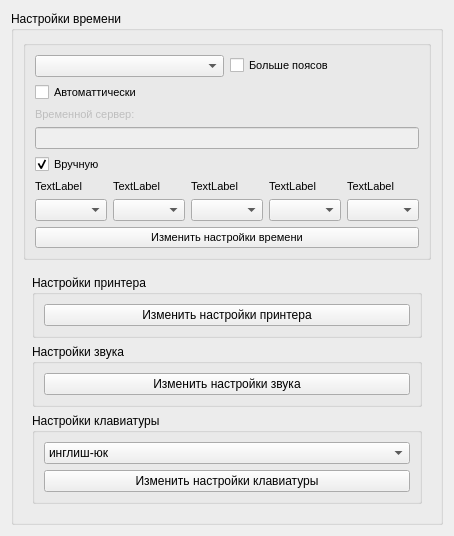
          <widget class="QWidget" name="scrollAreaWidgetContents_4">
           <property name="geometry">
            <rect>
             <x>0</x>
             <y>0</y>
             <width>300</width>
             <height>502</height>
            </rect>
           </property>
           <layout class="QVBoxLayout" name="verticalLayout_24">
            <item>
             <widget class="QGroupBox" name="groupBox">
              <property name="title">
               <string>Настройки времени</string>
              </property>
              <property name="flat">
               <bool>true</bool>
              </property>
              <layout class="QHBoxLayout" name="horizontalLayout_11">
               <item>
                <layout class="QVBoxLayout" name="verticalLayout_23">
                 <item>
                  <widget class="QGroupBox" name="groupBox">
                   <property name="font">
                    <font>
                     <family>MS Shell Dlg 2</family>
                     <pointsize>8</pointsize>
                     <weight>50</weight>
                     <italic>false</italic>
                     <bold>false</bold>
                     <underline>false</underline>
                     <strikeout>false</strikeout>
                     <kerning>true</kerning>
                    </font>
                   </property>
                   <property name="acceptDrops">
                    <bool>false</bool>
                   </property>
                   <layout class="QFormLayout" name="formLayout_2">
                    <item row="1" column="0" colspan="2">
                     <layout class="QVBoxLayout" name="verticalLayout_12">
                      <item>
                       <layout class="QHBoxLayout" name="horizontalLayout_8">
                        <item>
                         <layout class="QVBoxLayout" name="verticalLayout_7">
                          <item>
                           <widget class="QLabel" name="label_14">
                            <property name="text">
                             <string>TextLabel</string>
                            </property>
                           </widget>
                          </item>
                          <item>
                           <widget class="QComboBox" name="comboBox_6"/>
                          </item>
                         </layout>
                        </item>
                        <item>
                         <layout class="QVBoxLayout" name="verticalLayout_8">
                          <item>
                           <widget class="QLabel" name="label_15">
                            <property name="text">
                             <string>TextLabel</string>
                            </property>
                           </widget>
                          </item>
                          <item>
                           <widget class="QComboBox" name="comboBox_7"/>
                          </item>
                         </layout>
                        </item>
                        <item>
                         <layout class="QVBoxLayout" name="verticalLayout_9">
                          <item>
                           <widget class="QLabel" name="label_16">
                            <property name="text">
                             <string>TextLabel</string>
                            </property>
                           </widget>
                          </item>
                          <item>
                           <widget class="QComboBox" name="comboBox_8"/>
                          </item>
                         </layout>
                        </item>
                        <item>
                         <layout class="QVBoxLayout" name="verticalLayout_10">
                          <item>
                           <widget class="QLabel" name="label_17">
                            <property name="text">
                             <string>TextLabel</string>
                            </property>
                           </widget>
                          </item>
                          <item>
                           <widget class="QComboBox" name="comboBox_9"/>
                          </item>
                         </layout>
                        </item>
                        <item>
                         <layout class="QVBoxLayout" name="verticalLayout_11">
                          <item>
                           <widget class="QLabel" name="label_18">
                            <property name="text">
                             <string>TextLabel</string>
                            </property>
                           </widget>
                          </item>
                          <item>
                           <widget class="QComboBox" name="comboBox_10"/>
                          </item>
                         </layout>
                        </item>
                       </layout>
                      </item>
                      <item>
                       <widget class="QPushButton" name="pushButton_3">
                        <property name="text">
                         <string>Изменить настройки времени</string>
                        </property>
                       </widget>
                      </item>
                     </layout>
                    </item>
                    <item row="0" column="0" colspan="2">
                     <layout class="QVBoxLayout" name="verticalLayout_6">
                      <item>
                       <layout class="QVBoxLayout" name="verticalLayout_2">
                        <item>
                         <layout class="QHBoxLayout" name="horizontalLayout_7">
                          <item>
                           <widget class="QComboBox" name="comboBox_3"/>
                          </item>
                          <item>
                           <widget class="QCheckBox" name="checkBox">
                            <property name="text">
                             <string>Больше поясов</string>
                            </property>
                           </widget>
                          </item>
                         </layout>
                        </item>
                        <item>
                         <widget class="QCheckBox" name="checkBox_2">
                          <property name="text">
                           <string>Автоматтически</string>
                          </property>
                         </widget>
                        </item>
                       </layout>
                      </item>
                      <item>
                       <layout class="QVBoxLayout" name="verticalLayout_5">
                        <item>
                         <widget class="QLabel" name="label_13">
                          <property name="enabled">
                           <bool>false</bool>
                          </property>
                          <property name="text">
                           <string>Временной сервер:</string>
                          </property>
                         </widget>
                        </item>
                        <item>
                         <widget class="QLineEdit" name="lineEdit_8">
                          <property name="enabled">
                           <bool>false</bool>
                          </property>
                         </widget>
                        </item>
                       </layout>
                      </item>
                      <item>
                       <widget class="QCheckBox" name="checkBox_3">
                        <property name="acceptDrops">
                         <bool>false</bool>
                        </property>
                        <property name="text">
                         <string>Вручную</string>
                        </property>
                        <property name="checkable">
                         <bool>true</bool>
                        </property>
                        <property name="checked">
                         <bool>true</bool>
                        </property>
                        <property name="tristate">
                         <bool>false</bool>
                        </property>
                       </widget>
                      </item>
                     </layout>
                    </item>
                   </layout>
                  </widget>
                 </item>
                 <item>
                  <widget class="QWidget" name="widget" native="true">
                   <layout class="QVBoxLayout" name="verticalLayout_22">
                    <item>
                     <widget class="QGroupBox" name="groupBox_2">
                      <property name="title">
                       <string>Настройки принтера</string>
                      </property>
                      <property name="flat">
                       <bool>true</bool>
                      </property>
                      <layout class="QGridLayout" name="gridLayout_3">
                       <item row="0" column="0">
                        <widget class="QPushButton" name="pushButton_8">
                         <property name="text">
                          <string>Изменить настройки принтера</string>
                         </property>
                        </widget>
                       </item>
                      </layout>
                     </widget>
                    </item>
                    <item>
                     <widget class="QGroupBox" name="groupBox_3">
                      <property name="title">
                       <string>Настройки звука</string>
                      </property>
                      <property name="flat">
                       <bool>true</bool>
                      </property>
                      <layout class="QGridLayout" name="gridLayout_4">
                       <item row="0" column="0">
                        <widget class="QPushButton" name="pushButton_9">
                         <property name="text">
                          <string>Изменить настройки звука</string>
                         </property>
                        </widget>
                       </item>
                      </layout>
                     </widget>
                    </item>
                    <item>
                     <widget class="QGroupBox" name="groupBox_4">
                      <property name="title">
                       <string>Настройки клавиатуры</string>
                      </property>
                      <property name="flat">
                       <bool>true</bool>
                      </property>
                      <layout class="QGridLayout" name="gridLayout_5">
                       <item row="1" column="0">
                        <widget class="QPushButton" name="pushButton_10">
                         <property name="text">
                          <string>Изменить настройки клавиатуры</string>
                         </property>
                        </widget>
                       </item>
                       <item row="0" column="0">
                        <widget class="QComboBox" name="comboBox_5">
                         <item>
                          <property name="text">
                           <string>инглиш-юк</string>
                          </property>
                         </item>
                        </widget>
                       </item>
                      </layout>
                     </widget>
                    </item>
                   </layout>
                  </widget>
                 </item>
                </layout>
               </item>
              </layout>
             </widget>
            </item>
           </layout>
          </widget>
